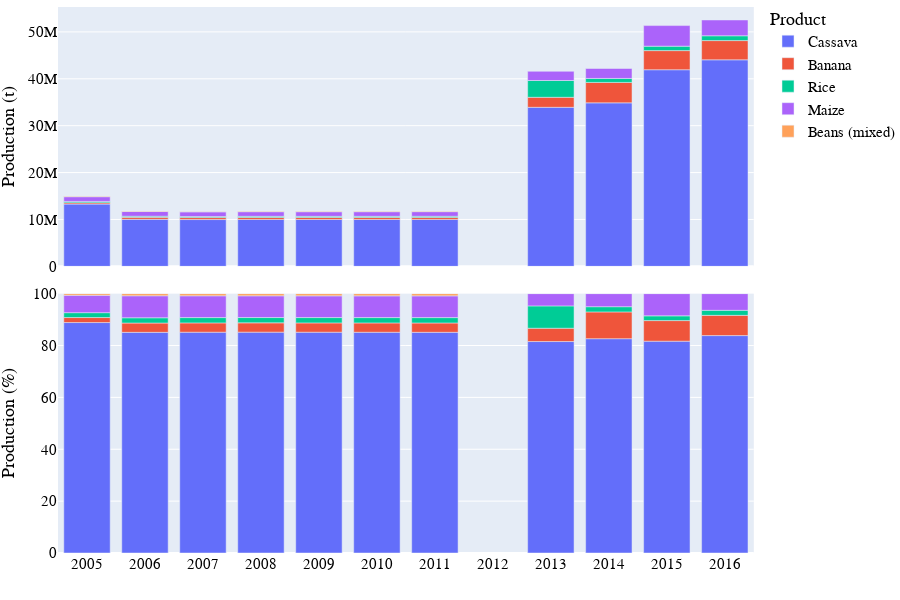

The notebook cell this image was saved under:
### Markdown cell above
## Visualization of production data

### Code cell
# Bar chart of national crop production
country_iso, country_name = 'CD', 'Congo, The Democratic Republic of the'
df = pd.read_csv('../data/crop/adm_crop_production_%s.csv' % country_iso, index_col=0)
df['year'] = df['harvest_year']
year = [df['year'].min(), df['year'].max()]
product_order = ['Cassava','Banana','Rice','Maize']
for season_name in ['Main']:
    footnote = 'National crop production in %s - %s' % (country_name, season_name)
    fn_save = '../figures/%s_bar_natgrainprod_%s.png' % (country_iso, season_name)
    sub = df[df['season_name'] == season_name]
    fig = PlotBarProduction(sub, year, product_order, footnote)#, fn_save)
    fig.show()

### Figure 1 — Plotly figure (JSON) as saved in the notebook; plotly's stock layout.template omitted (floating-point values rounded to 4 significant figures)
{"data": [{"alignmentgroup": "True", "hovertemplate": "product=Cassava<br>season_name=Main<br>type=orig_unit<br>year=%{x}<br>value=%{y}<extra></extra>", "legendgroup": "Cassava", "marker": {"color": "#636efa", "pattern": {"shape": ""}}, "name": "Cassava", "offsetgroup": "Cassava", "orientation": "v", "showlegend": true, "textposition": "auto", "type": "bar", "x": [2005, 2006, 2007, 2008, 2009, 2010, 2011, 2013, 2014, 2015, 2016], "xaxis": "x2", "y": [13281942, 10028246, 9978000.0, 10008849, 10004847, 10005536, 10011810, 33918252, 34870000.0, 41930000.0, 44050000.0], "yaxis": "y2"}, {"alignmentgroup": "True", "hovertemplate": "product=Cassava<br>season_name=Main<br>type=percent<br>year=%{x}<br>value=%{y}<extra></extra>", "legendgroup": "Cassava", "marker": {"color": "#636efa", "pattern": {"shape": ""}}, "name": "Cassava", "offsetgroup": "Cassava", "orientation": "v", "showlegend": false, "textposition": "auto", "type": "bar", "x": [2005, 2006, 2007, 2008, 2009, 2010, 2011, 2013, 2014, 2015, 2016], "xaxis": "x", "y": [88.86, 85.08, 85.14, 85.16, 85.13, 85.11, 85.1, 81.54, 82.64, 81.67, 83.83], "yaxis": "y"}, {"alignmentgroup": "True", "hovertemplate": "product=Banana<br>season_name=Main<br>type=orig_unit<br>year=%{x}<br>value=%{y}<extra></extra>", "legendgroup": "Banana", "marker": {"color": "#EF553B", "pattern": {"shape": ""}}, "name": "Banana", "offsetgroup": "Banana", "orientation": "v", "showlegend": true, "textposition": "auto", "type": "bar", "x": [2005, 2006, 2007, 2008, 2009, 2010, 2011, 2013, 2014, 2015, 2016], "xaxis": "x2", "y": [288667, 423022, 420900.0, 421600.0, 422400.0, 423100.0, 423800.0, 2136047, 4357000.0, 4076704, 4098000.0], "yaxis": "y2"}, {"alignmentgroup": "True", "hovertemplate": "product=Banana<br>season_name=Main<br>type=percent<br>year=%{x}<br>value=%{y}<extra></extra>", "legendgroup": "Banana", "marker": {"color": "#EF553B", "pattern": {"shape": ""}}, "name": "Banana", "offsetgroup": "Banana", "orientation": "v", "showlegend": false, "textposition": "auto", "type": "bar", "x": [2005, 2006, 2007, 2008, 2009, 2010, 2011, 2013, 2014, 2015, 2016], "xaxis": "x", "y": [1.931, 3.589, 3.592, 3.588, 3.594, 3.599, 3.602, 5.135, 10.32, 7.94, 7.798], "yaxis": "y"}, {"alignmentgroup": "True", "hovertemplate": "product=Rice<br>season_name=Main<br>type=orig_unit<br>year=%{x}<br>value=%{y}<extra></extra>", "legendgroup": "Rice", "marker": {"color": "#00cc96", "pattern": {"shape": ""}}, "name": "Rice", "offsetgroup": "Rice", "orientation": "v", "showlegend": true, "textposition": "auto", "type": "bar", "x": [2005, 2006, 2007, 2008, 2009, 2010, 2011, 2013, 2014, 2015, 2016], "xaxis": "x2", "y": [281672, 238482, 239079, 239823, 240758, 241947, 243472, 3581542, 848500.0, 943300.0, 1024000.0], "yaxis": "y2"}, {"alignmentgroup": "True", "hovertemplate": "product=Rice<br>season_name=Main<br>type=percent<br>year=%{x}<br>value=%{y}<extra></extra>", "legendgroup": "Rice", "marker": {"color": "#00cc96", "pattern": {"shape": ""}}, "name": "Rice", "offsetgroup": "Rice", "orientation": "v", "showlegend": false, "textposition": "auto", "type": "bar", "x": [2005, 2006, 2007, 2008, 2009, 2010, 2011, 2013, 2014, 2015, 2016], "xaxis": "x", "y": [1.884, 2.023, 2.04, 2.041, 2.049, 2.058, 2.069, 8.61, 2.011, 1.837, 1.949], "yaxis": "y"}, {"alignmentgroup": "True", "hovertemplate": "product=Maize<br>season_name=Main<br>type=orig_unit<br>year=%{x}<br>value=%{y}<extra></extra>", "legendgroup": "Maize", "marker": {"color": "#ab63fa", "pattern": {"shape": ""}}, "name": "Maize", "offsetgroup": "Maize", "orientation": "v", "showlegend": true, "textposition": "auto", "type": "bar", "x": [2005, 2006, 2007, 2008, 2009, 2010, 2011, 2013, 2014, 2015, 2016], "xaxis": "x2", "y": [1000652, 1000763, 985030, 985139, 985250, 985361, 985473, 1963000.0, 2121601, 4390000.0, 3373000.0], "yaxis": "y2"}, {"alignmentgroup": "True", "hovertemplate": "product=Maize<br>season_name=Main<br>type=percent<br>year=%{x}<br>value=%{y}<extra></extra>", "legendgroup": "Maize", "marker": {"color": "#ab63fa", "pattern": {"shape": ""}}, "name": "Maize", "offsetgroup": "Maize", "orientation": "v", "showlegend": false, "textposition": "auto", "type": "bar", "x": [2005, 2006, 2007, 2008, 2009, 2010, 2011, 2013, 2014, 2015, 2016], "xaxis": "x", "y": [6.694, 8.491, 8.405, 8.382, 8.384, 8.382, 8.376, 4.72, 5.028, 8.551, 6.419], "yaxis": "y"}, {"alignmentgroup": "True", "hovertemplate": "product=Beans (mixed)<br>season_name=Main<br>type=orig_unit<br>year=%{x}<br>value=%{y}<extra></extra>", "legendgroup": "Beans (mixed)", "marker": {"color": "#FFA15A", "pattern": {"shape": ""}}, "name": "Beans (mixed)", "offsetgroup": "Beans (mixed)", "orientation": "v", "showlegend": true, "textposition": "auto", "type": "bar", "x": [2005, 2006, 2007, 2008, 2009, 2010, 2011], "xaxis": "x2", "y": [94845, 95679, 96576, 97535, 98558, 99639, 100790], "yaxis": "y2"}, {"alignmentgroup": "True", "hovertemplate": "product=Beans (mixed)<br>season_name=Main<br>type=percent<br>year=%{x}<br>value=%{y}<extra></extra>", "legendgroup": "Beans (mixed)", "marker": {"color": "#FFA15A", "pattern": {"shape": ""}}, "name": "Beans (mixed)", "offsetgroup": "Beans (mixed)", "orientation": "v", "showlegend": false, "textposition": "auto", "type": "bar", "x": [2005, 2006, 2007, 2008, 2009, 2010, 2011], "xaxis": "x", "y": [0.6345, 0.8118, 0.824, 0.8299, 0.8387, 0.8476, 0.8567], "yaxis": "y"}], "layout": {"annotations": [{"showarrow": false, "text": "", "textangle": 90, "x": 0.98, "xanchor": "left", "xref": "paper", "y": 0.2375, "yanchor": "middle", "yref": "paper"}, {"showarrow": false, "text": "", "textangle": 90, "x": 0.98, "xanchor": "left", "xref": "paper", "y": 0.7625, "yanchor": "middle", "yref": "paper"}, {"align": "left", "font": {"color": "dimgrey", "family": "arial", "size": 15}, "showarrow": false, "text": "National crop production in Congo, The Democratic Republic of the - Main", "x": 0, "xref": "paper", "y": -0.13, "yref": "paper"}], "barmode": "relative", "font": {"color": "black", "family": "arial", "size": 15}, "height": 600, "legend": {"title": {"text": "Product"}, "tracegroupgap": 0, "x": 1, "y": 1.01}, "margin": {"b": 0, "l": 0, "r": 0, "t": 0}, "width": 900, "xaxis": {"anchor": "y", "domain": [0, 0.98], "dtick": 1, "range": [2004.0, 2016.0], "title": {"text": ""}, "type": "linear"}, "xaxis2": {"anchor": "y2", "domain": [0, 0.98], "matches": "x", "showticklabels": false, "type": "linear"}, "yaxis": {"anchor": "x", "domain": [0, 0.475], "range": [0, 100], "title": {"text": "Production (%)"}, "type": "linear"}, "yaxis2": {"anchor": "x2", "autorange": true, "domain": [0.525, 1], "range": [0, 55310000.0], "title": {"text": "Production (t)"}, "type": "linear"}}}
